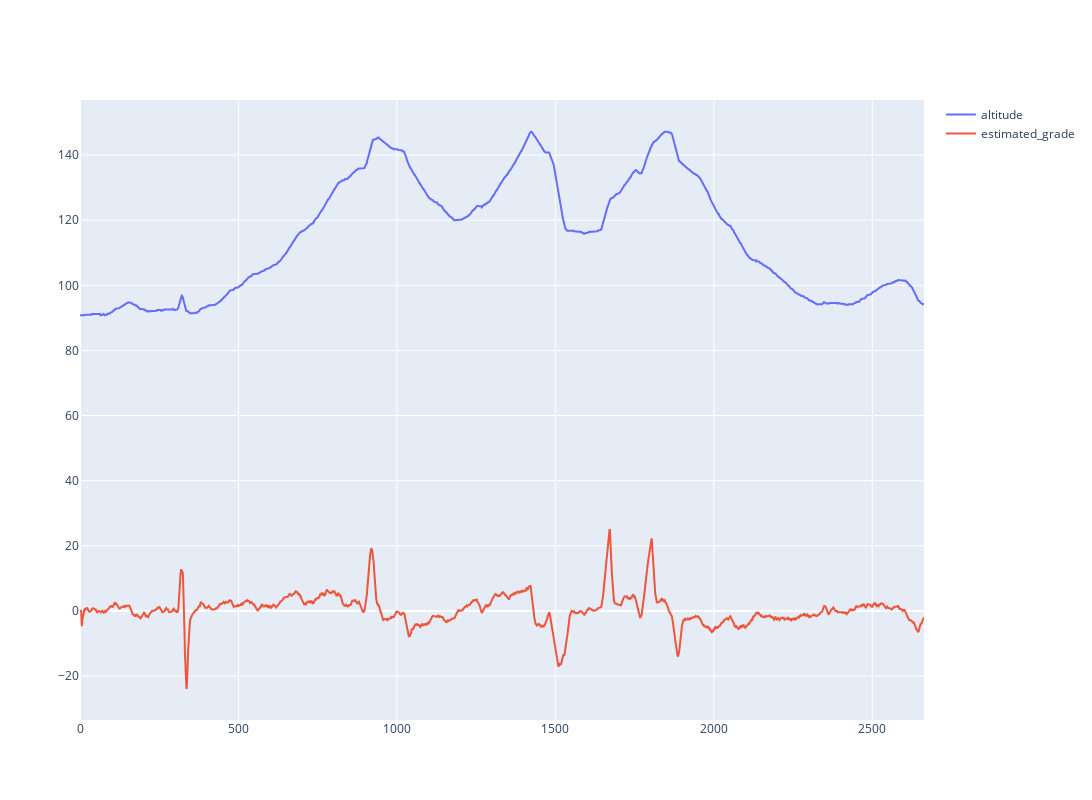

This figure's notebook cell:
### Code cell
filtered_grade = KalmanFilter1D(0, 1, 0.5, 0.1)
session['filtered_grade_1d'] = [filtered_grade.get_current_estimate(m) for m in session.estimated_grade]

# filtered_grade = KalmanFilter([0, 0], 1, 1.5, 0.05)
# session['filtered_grade'] = [filtered_grade.get_current_estimate(m) for m in session.estimated_grade]
# session['filtered_grade_spe'] = session.filtered_grade.map(lambda g: g**3 if (g > -1) & (g < 1) else g)

session['rolling_grade'] = session.estimated_grade.rolling(5).mean()

fig = go.Figure()

fig.add_trace(go.Scatter(x=session.time, y=session.enhanced_altitude, mode='lines', name='altitude'))
fig.add_trace(go.Scatter(x=session.time, y=session.estimated_grade, mode='lines', name='estimated_grade'))

# fig.add_trace(go.Scatter(x=session.time, y=session.filtered_grade_1d, mode='lines', name='filtered_grade_1d'))
# fig.add_trace(go.Scatter(x=session.time, y=session.filtered_grade, mode='lines', name='filtered_grade'))
# fig.add_trace(go.Scatter(x=session.time, y=session.filtered_grade_spe, mode='lines', name='filtered_grade_spe'))
# fig.add_trace(go.Scatter(x=session.time, y=session.rolling_grade, mode='lines', name='rolling_grade'))

fig.update_layout(width=1700, height=800)

fig.show()

### Figure 1 — Plotly figure (JSON) as saved in the notebook; plotly's stock layout.template omitted (floating-point values rounded to 4 significant figures; data arrays with more than 128 entries replaced by an {"elided": "..."} marker saying what was removed)
{"data": [{"mode": "lines", "name": "altitude", "type": "scatter", "x": {"elided": "2664 int values"}, "y": {"elided": "2664 float values"}}, {"mode": "lines", "name": "estimated_grade", "type": "scatter", "x": {"elided": "2664 int values"}, "y": {"elided": "2664 float values"}}], "layout": {"height": 800, "width": 1700}}
